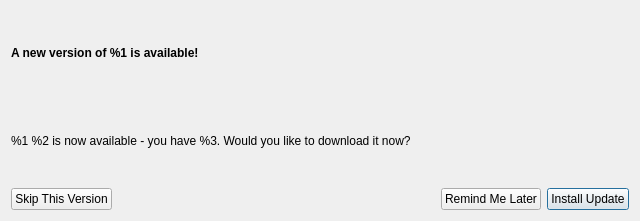
<?xml version="1.0" encoding="UTF-8"?>
<ui version="4.0">
 <class>FvUpdateWindow</class>
 <widget class="QWidget" name="FvUpdateWindow">
  <property name="geometry">
   <rect>
    <x>0</x>
    <y>0</y>
    <width>640</width>
    <height>221</height>
   </rect>
  </property>
  <property name="windowTitle">
   <string>Software Update</string>
  </property>
  <layout class="QHBoxLayout" name="horizontalLayout_6">
   <item>
    <layout class="QVBoxLayout" name="verticalLayout">
     <item>
      <widget class="QLabel" name="newVersionIsAvailableLabel">
       <property name="font">
        <font>
         <weight>75</weight>
         <bold>true</bold>
        </font>
       </property>
       <property name="text">
        <string>A new version of %1 is available!</string>
       </property>
      </widget>
     </item>
     <item>
      <widget class="QLabel" name="wouldYouLikeToDownloadLabel">
       <property name="text">
        <string>%1 %2 is now available - you have %3. Would you like to download it now?</string>
       </property>
      </widget>
     </item>
     <item>
      <layout class="QHBoxLayout" name="horizontalLayout_3">
       <item>
        <widget class="QPushButton" name="skipThisVersionButton">
         <property name="text">
          <string>Skip This Version</string>
         </property>
        </widget>
       </item>
       <item>
        <spacer name="horizontalSpacer">
         <property name="orientation">
          <enum>Qt::Horizontal</enum>
         </property>
         <property name="sizeHint" stdset="0">
          <size>
           <width>40</width>
           <height>20</height>
          </size>
         </property>
        </spacer>
       </item>
       <item>
        <widget class="QPushButton" name="remindMeLaterButton">
         <property name="text">
          <string>Remind Me Later</string>
         </property>
        </widget>
       </item>
       <item>
        <widget class="QPushButton" name="installUpdateButton">
         <property name="text">
          <string>Install Update</string>
         </property>
         <property name="autoDefault">
          <bool>true</bool>
         </property>
         <property name="default">
          <bool>true</bool>
         </property>
        </widget>
       </item>
      </layout>
     </item>
    </layout>
   </item>
  </layout>
 </widget>
 <resources/>
 <connections/>
</ui>
